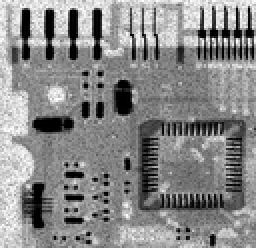
%> input picture Lab7/pepper.tif, 128 x 124 px, shrunk from 464 x 448 before the run (shown 2 times larger)
$ octave lab7.m   (GNU Octave 9; MATLAB toolbox functions it lacks are replaced by stand-ins)
%> lines starting %> are read from the running program, lines starting %| are printed output that depends on the picture
### Lab7/myarith.m
function output=myarith(a,s)
  [M,N]=size(a);
%[m,n]=size(window);
i=(s-1)/2;
j=(s-1)/2;
new=zeros(M+2*i,N+2*j);
new(i+1:M+i,j+1:N+j)=a;
output=zeros(M,N);
for k=i+1:M+i
  for l=j+1:N+j
    s1=new(k-i:k+i,l-j:l+j);
    output(k-i,l-j)=sum(sum(s1))/(s*s);
  endfor
endfor
output=uint8(output);
endfunction

### Lab7/mygeo.m
function output=mygeo(a,s)
  [M,N]=size(a);
%[m,n]=size(window);
i=(s-1)/2;
j=(s-1)/2;
new=zeros(M+2*i,N+2*j);
new(i+1:M+i,j+1:N+j)=a;
output=zeros(M,N);
for k=i+1:M+i
  for l=j+1:N+j
    s1=new(k-i:k+i,l-j:l+j);
    output(k-i,l-j)=prod(prod(s1.^(1/(s*s))));
  endfor
endfor
output=uint8(output);
endfunction

### Lab7/myqharm.m
function output=myqharm(a,s,q)
  [M,N]=size(a);
%[m,n]=size(window);
i=(s-1)/2;
j=(s-1)/2;
new=zeros(M+2*i,N+2*j);
new(i+1:M+i,j+1:N+j)=a;
output=zeros(M,N);
for k=i+1:M+i
  for l=j+1:N+j
    s1=new(k-i:k+i,l-j:l+j);
    s1=double(s1);
    output(k-i,l-j)=sum(sum(s1.^(q+1)))/sum(sum(s1.^(q)));
  endfor
endfor
output=uint8(output);
endfunction

### Lab7/mymedian.m
function output=mymedian(a,s)
  [M,N]=size(a);
%[m,n]=size(window);
i=(s-1)/2;
j=(s-1)/2;
new=zeros(M+2*i,N+2*j);
new(i+1:M+i,j+1:N+j)=a;
output=zeros(M,N);
for k=i+1:M+i
  for l=j+1:N+j
    s1=new(k-i:k+i,l-j:l+j);
    output(k-i,l-j)=median(median(s1));
  endfor
endfor
output=uint8(output);
endfunction

### Lab7/lab7.m
noisy=imread("pepper.tif");
%> noisy is the input picture: size 124x128 uint8; min 0, max 255, mean 135.9
output=myarith(noisy,3);
%> in myarith, `new(i+1:M+i,j+1:N+j)=a;`:
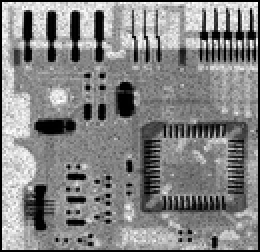
%> new: size 126x130 double (shown 2 times larger); min 0, max 255, mean 131.7
figure
imshow(output);

output=myarith(noisy,5);
%> call 2 of myarith, with s = 5
%> in myarith (call 2), `new(i+1:M+i,j+1:N+j)=a;`:
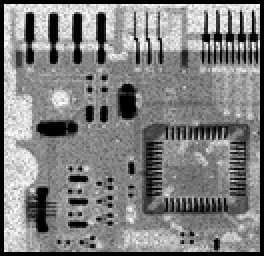
%> new: size 128x132 double (shown 2 times larger); min 0, max 255, mean 127.7
%> after the loop in myarith (call 2), `for k=i+1:M+i`:
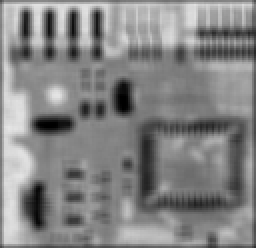
%> output: size 124x128 double (shown 2 times larger); min 0.28, max 229.4, mean 132.4
figure
imshow(output);
output=mygeo(noisy,3);
%> after the loop in mygeo, `for k=i+1:M+i`:
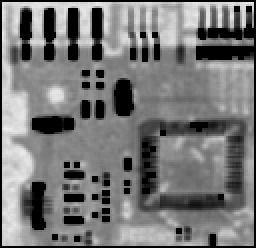
%> output: size 124x128 double (shown 2 times larger); min 0, max 238.6, mean 119.5
figure
imshow(output);

output=myqharm(noisy,3,-1);
%> after the loop in myqharm, `for k=i+1:M+i`:
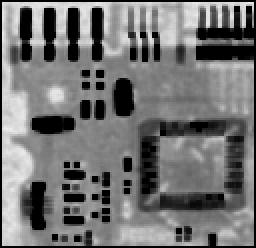
%> output: size 124x128 double (shown 2 times larger); min 0, max 238.1, mean 115.3
figure
imshow(output);
output=mymedian(noisy,3);
%> after the loop in mymedian, `for k=i+1:M+i`:
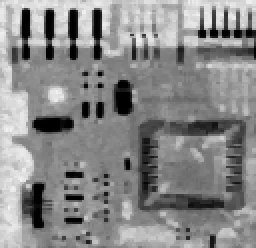
%> output: size 124x128 double (shown 2 times larger); min 0, max 246, mean 136
figure
imshow(uint8(output));
output=mymedian(output,3);
%> call 2 of mymedian, with s = 3
%> in mymedian (call 2), `new(i+1:M+i,j+1:N+j)=a;`:
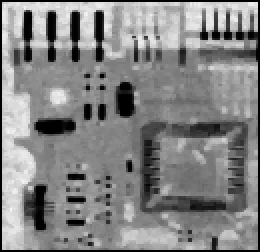
%> new: size 126x130 double (shown 2 times larger); min 0, max 246, mean 131.8
figure
imshow(uint8(output));
